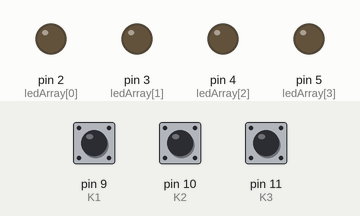
Simulated run of this sketch. Board: Arduino Uno, built with avr-gcc and run on an emulated ATmega328P. On the bench: output pins drawn as LEDs (lit = HIGH). Dashed ring = blinking. The inputs (shaded band) are chosen by the test bench; at power-on: pin 10 (K2) HIGH, pin 9 (K1) HIGH, pin 11 (K3) HIGH.

Above: at 1.2 s.
1.3 s: pin 10 (K2) pulled LOW for 1 s
At 2.5 s:
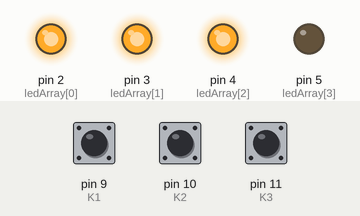
4.3 s: pin 10 (K2) pulled LOW for 0.15 s
At 5.3 s:
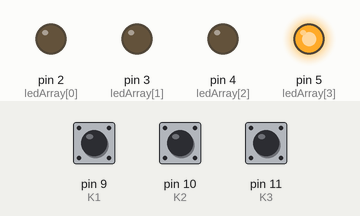
5.9 s: pin 10 (K2) pulled LOW for 0.15 s
At 7.2 s:
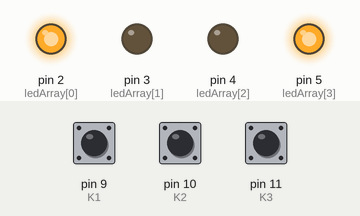
7.5 s: pin 10 (K2) pulled LOW for 3.2 s
At 9.5 s:
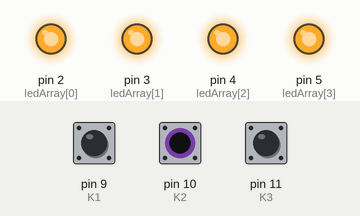
12.2 s: pin 9 (K1) pulled LOW for 3.2 s
At 12.82 s:
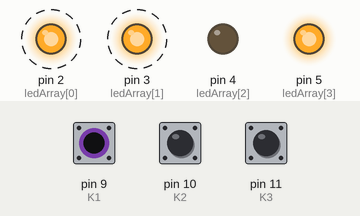
Timing chart, 0 to 15.9 s (numbered marks = the images above; inputs shaded):
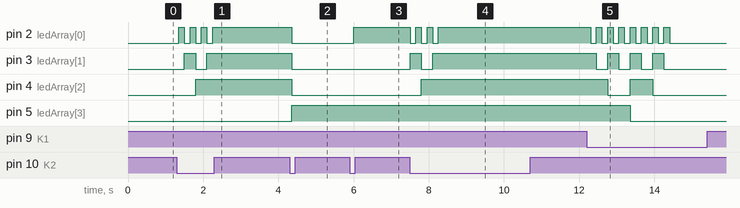

Measured:
- after the input at 1.3 s, pin 2 (ledArray[0]): alternates HIGH for 0.15 s and LOW for 0.15 s, 7 changes in all, then stays HIGH, starting after 0.05 s; pin 3 (ledArray[1]): LOW → HIGH after 0.20 s, → LOW 0.30 s later, → HIGH 0.30 s later; pin 4 (ledArray[2]): LOW → HIGH after 0.50 s
- after the input at 4.3 s, pin 2 (ledArray[0]), pin 3 (ledArray[1]), pin 4 (ledArray[2]): HIGH → LOW after 0.05 s; pin 5 (ledArray[3]): LOW → HIGH after 0.05 s
- after the input at 5.9 s, pin 2 (ledArray[0]): LOW → HIGH after 0.10 s
- after the input at 7.5 s, pin 2 (ledArray[0]): alternates HIGH for 0.15 s and LOW for 0.15 s, 6 changes in all, then stays HIGH, starting at once; pin 3 (ledArray[1]): LOW → HIGH at once, → LOW 0.30 s later, → HIGH 0.30 s later; pin 4 (ledArray[2]): LOW → HIGH after 0.30 s
- after the input at 12.2 s, pin 2 (ledArray[0]): alternates HIGH for 0.15 s and LOW for 0.15 s, 15 changes in all, then stays LOW, starting after 0.10 s; pin 3 (ledArray[1]): alternates HIGH for 0.30 s and LOW for 0.30 s, 7 changes in all, then stays LOW, starting after 0.25 s

The sketch:

Oef2.ino
```cpp
#define K1  9
#define K2  10
#define K3  11

const byte ledArray [] = {2 ,3 ,4 ,5};
byte buttons[] = {0,0,0};
byte teller = 0;

void setup() {
  pinMode ( K1 , INPUT_PULLUP );
  pinMode ( K2 , INPUT_PULLUP );
  pinMode ( K3 , INPUT_PULLUP );

  for(int x=0; x<=3;x++){
      pinMode(ledArray[x],OUTPUT);
    }

}

void loop() {
  buttons[0] = digitalRead(K1);
  buttons[1] = digitalRead(K2);
  buttons[2] = digitalRead(K3);

  if(buttons[0] + buttons[1] + buttons[2] >= 2){
    if((buttons[0] == 0) && (teller > 0)) teller--;
    else if((buttons[1] == 0) && (teller < 15)) teller++;
    else if(buttons[2] == 0) teller = 0;

    for(int i = 0; i < 4; i++){
       digitalWrite(ledArray[i], bitRead(teller,i));
    }

    delay(150);
  }
}
```
